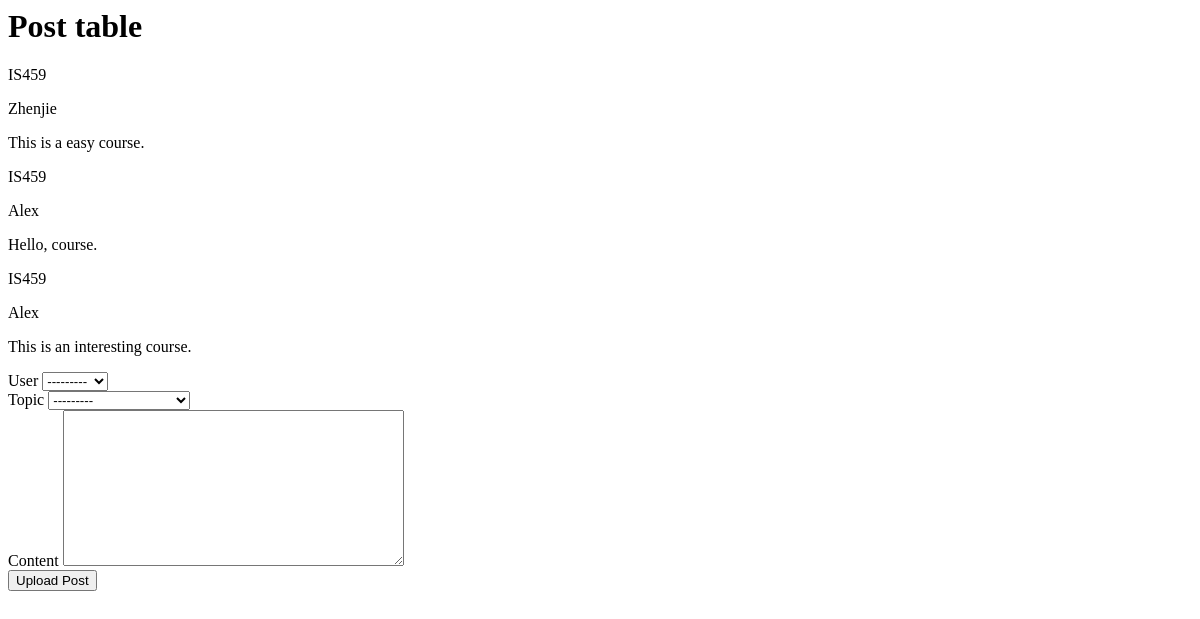
Before: /dashboard/ with the older database file.
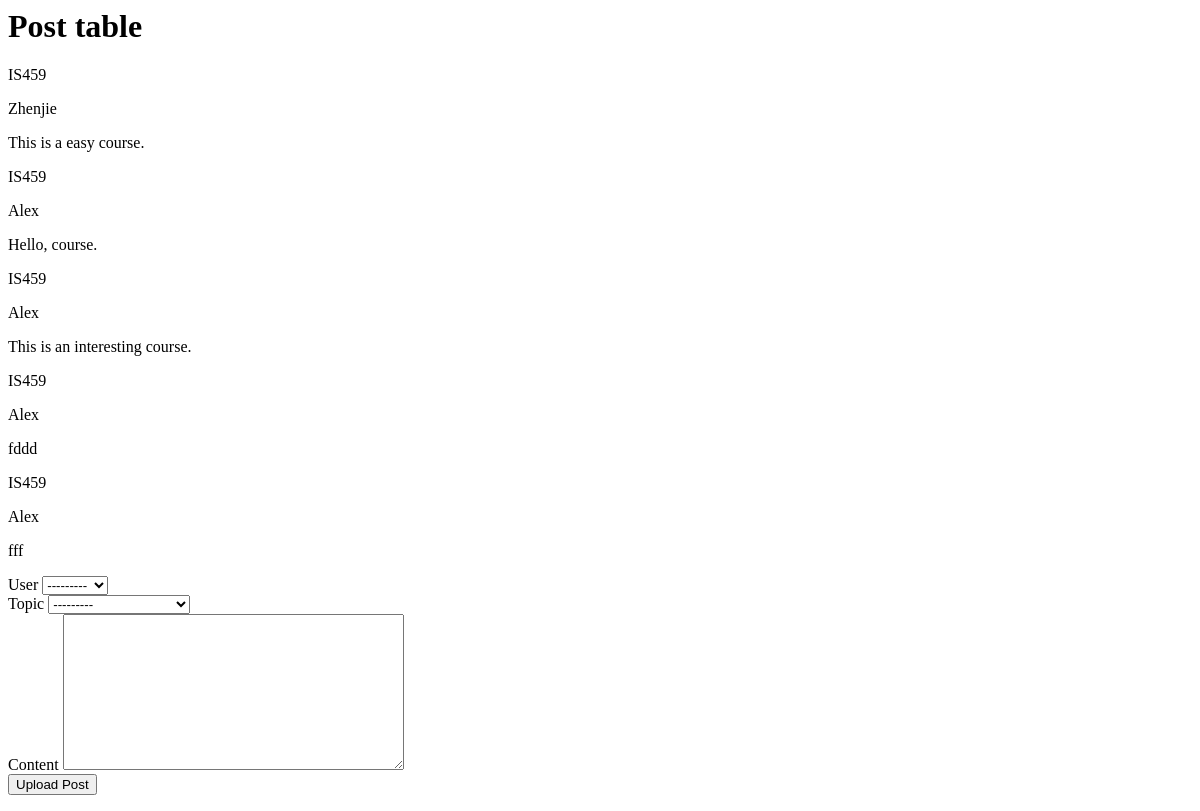
After: the same page with the newer database file.
### dashboard/models.py (models this page shows)
class Post(models.Model):
    user = models.ForeignKey(User, on_delete = models.CASCADE)
    topic = models.ForeignKey(Topic, on_delete = models.CASCADE)
    content = models.TextField()

class Topic(models.Model):
    name = models.CharField(max_length = 200)
    my_post = models.ManyToManyField(
        User,
        through='Post',
        through_fields=('topic', 'user'))
    def __str__(self):
        return self.name

class User(models.Model):
    name = models.CharField(max_length=200)
    def __str__(self):
        return self.name

### dashboard/views.py (the view)
# urls.py: path('', views.index, name = 'index'),
def index(request):
    post_list = Post.objects.all()
    postForm = PostForm()
    context = {'post_list': post_list, \
        'form': postForm}
    return render(request, 'show_post.html', context)

### dashboard/forms.py
class PostForm(forms.ModelForm):
    class Meta:
        model = Post
        fields = ("__all__")

### dashboard/templates/show_post.html (shortened to what this page needs)
{% extends "base.html" %}
{% block content %}
<h1> Post table </h1>
{% for post in post_list %}
  <p>{{ post.topic.name }}</p>
  <p>{{ post.user.name }}</p>
  <p>{{ post.content }}</p>
{% endfor %}
<div>
  <form id="post_form">
    <div class="row">
      {% for field in form %}
      <div class="form-group col-4">
         <label class="col-12">{{ field.label }}</label>
            {{ field }}
      </div>
      {% endfor %}
      <input type="submit" class="btn btn-primary" value="Upload Post" />
    </div>
  </form>
</div>
{% endblock %}

### dashboard/templates/base.html (shortened to what this page needs)
<html>
<head>
</head>
<body>
    {% block content %} {% endblock %}
</body>
</html>

Changed rows visible on the page:
added Post: topic.name "IS459", user.name "Alex", content "fddd"
added Post: topic.name "IS459", user.name "Alex", content "fff"
